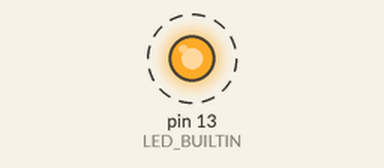
Recording of a sketch running on a simulated Arduino Uno, built with avr-gcc and run on an emulated ATmega328P. On the bench: output pins drawn as LEDs (lit = HIGH). Dashed ring = blinking. What the sketch prints to the serial monitor is not drawn.

Above: at 0.4 s.
Timing chart, 0 to 3.0 s (numbered marks = the images above):
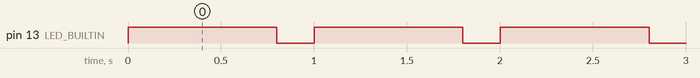

Measured:
- by itself, pin 13 (LED_BUILTIN): alternates HIGH for 0.80 s and LOW for 0.20 s

The sketch:

init_test.ino
```cpp
void setup() {
//   Setup loraid access
  Serial.begin(115200);
  while(!Serial); //wait for connection?
  pinMode(LED_BUILTIN, OUTPUT);
  Serial.println("Finished setup");
}

void loop() {
  // Check interval overflow
  int seconds_passed = 0;
  const int LOW_TIME = 200;
  char buf[1024];
  while(1){
    digitalWrite(LED_BUILTIN, HIGH);
    delay(1000-LOW_TIME);
    digitalWrite(LED_BUILTIN, LOW);
    sprintf(buf, "Still here ! %0d s have passed now", seconds_passed);
    Serial.println(buf);
    delay(LOW_TIME);
    // Serial.println("Hello still here");
    seconds_passed++;
  };
}
```
